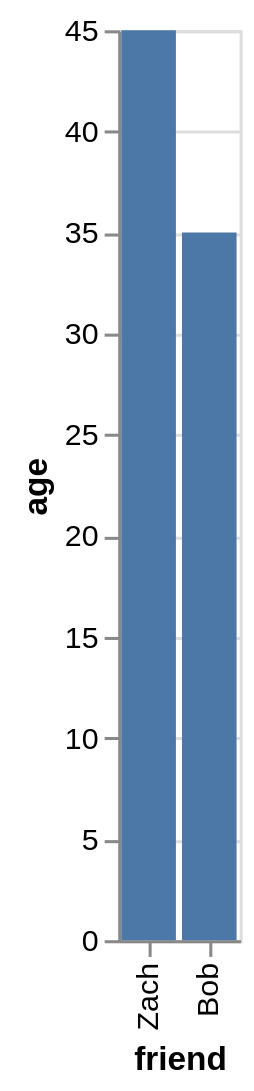

Write a Vega-Lite specification for this figure.
### Vega-Lite specification from a JSON file in a GitHub repository (floating-point values rounded to 4 significant figures)
{"data": {"values": [{"x_data": "Zach", "y_data": 45}, {"x_data": "Bob", "y_data": 35}]}, "mark": "bar", "encoding": {"x": {"field": "x_data", "type": "nominal", "title": "friend", "sort": {"op": "sum", "field": "y_data", "order": "descending"}}, "y": {"field": "y_data", "type": "quantitative", "title": "age"}}}
